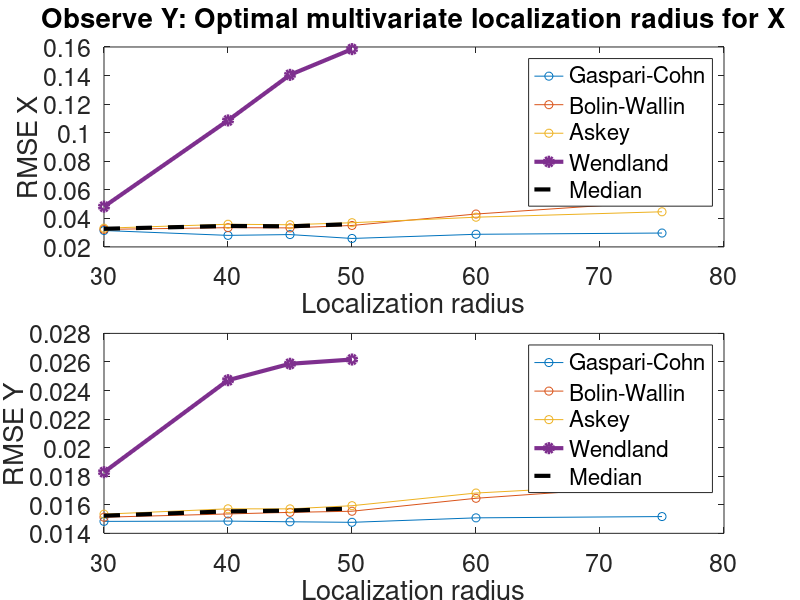
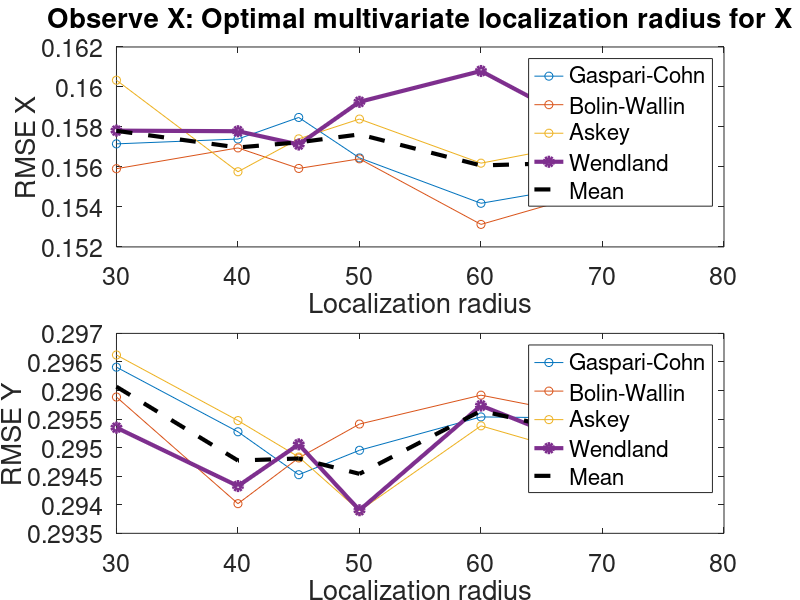
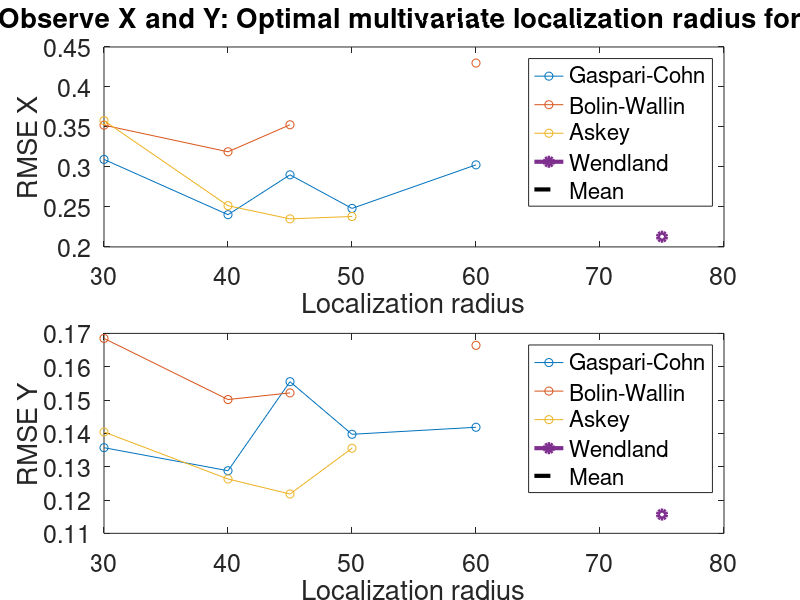

Source code (MATLAB) for these figures, in order:
%% Makes plots of RMSE vs. different multivariate localization radii
% Load output produced from script optimal_multivariate_localization_radii_save_output
%
% Author: Zofia Stanley

%% Load output produced from script optimal_multivariate_localization_radii_save_output
load('Data/optimal_multivariate_localization_radii.mat')

%% 1. Plot All Y, No X

RMSE_X_YnoX_MVMedian = median([RMSE_X_YnoX_MVGC; RMSE_X_YnoX_MVBW; RMSE_X_YnoX_MVA; RMSE_X_YnoX_MVW]); 
RMSE_Y_YnoX_MVMedian = median([RMSE_Y_YnoX_MVGC; RMSE_Y_YnoX_MVBW; RMSE_Y_YnoX_MVA; RMSE_Y_YnoX_MVW]); 

figure
subplot(2,1,1)
plot( loc_rad, RMSE_X_YnoX_MVGC, '-o', loc_rad, RMSE_X_YnoX_MVBW, '-o', ...
      loc_rad, RMSE_X_YnoX_MVA, '-o', loc_rad, RMSE_X_YnoX_MVW, '-o', 'LineWidth', 3)
hold on
plot(loc_rad, RMSE_X_YnoX_MVMedian, 'k--', 'LineWidth', 3)
hold off
ylabel('RMSE X')
xlabel('Localization radius')
title('Observe Y: Optimal multivariate localization radius for X')
legend('Gaspari-Cohn', 'Bolin-Wallin', 'Askey', 'Wendland', 'Median')
set(gca, 'FontSize', 18)

subplot(2,1,2)
plot( loc_rad, RMSE_Y_YnoX_MVGC, '-o', loc_rad, RMSE_Y_YnoX_MVBW, '-o', ...
      loc_rad, RMSE_Y_YnoX_MVA,'-o', loc_rad, RMSE_Y_YnoX_MVW, '-o', 'LineWidth', 3)
hold on
plot(loc_rad, RMSE_Y_YnoX_MVMedian, 'k--', 'LineWidth', 3)
hold off
ylabel('RMSE Y')
xlabel('Localization radius')
legend('Gaspari-Cohn', 'Bolin-Wallin', 'Askey', 'Wendland', 'Median')
set(gca, 'FontSize', 18)
set(gcf, 'Position',  [100, 100, 800, 800])

saveas(gcf, 'Plots/optimal_mv_loc_rad_YnoX.png')

%% 2. Plot All X, No Y

RMSE_X_XnoY_MVMean = mean([RMSE_X_XnoY_MVGC; RMSE_X_XnoY_MVBW; RMSE_X_XnoY_MVA; RMSE_X_XnoY_MVW]); 
RMSE_Y_XnoY_MVMean = mean([RMSE_Y_XnoY_MVGC; RMSE_Y_XnoY_MVBW; RMSE_Y_XnoY_MVA; RMSE_Y_XnoY_MVW]); 

figure
subplot(2,1,1)
plot( loc_rad, RMSE_X_XnoY_MVGC, '-o', loc_rad, RMSE_X_XnoY_MVBW, '-o', ...
      loc_rad, RMSE_X_XnoY_MVA, '-o', loc_rad, RMSE_X_XnoY_MVW, '-o', 'LineWidth', 3)
hold on
plot(loc_rad, RMSE_X_XnoY_MVMean, 'k--', 'LineWidth', 3)
hold off
ylabel('RMSE X')
xlabel('Localization radius')
title('Observe X: Optimal multivariate localization radius for X')
legend('Gaspari-Cohn', 'Bolin-Wallin', 'Askey', 'Wendland', 'Mean')
set(gca, 'FontSize', 18)

subplot(2,1,2)
plot( loc_rad, RMSE_Y_XnoY_MVGC, '-o', loc_rad, RMSE_Y_XnoY_MVBW, '-o', ...
      loc_rad, RMSE_Y_XnoY_MVA,'-o', loc_rad, RMSE_Y_XnoY_MVW, '-o', 'LineWidth', 3)
hold on
plot(loc_rad, RMSE_Y_XnoY_MVMean, 'k--', 'LineWidth', 3)
hold off
ylabel('RMSE Y')
xlabel('Localization radius')
legend('Gaspari-Cohn', 'Bolin-Wallin', 'Askey', 'Wendland', 'Mean')
set(gca, 'FontSize', 18)
set(gcf, 'Position',  [100, 100, 800, 800])

saveas(gcf, 'Plots/optimal_mv_loc_rad_XnoY.png')

%% 3. Plot Both X and Y

RMSE_X_BothXY_MVMean = mean([RMSE_X_BothXY_MVGC; RMSE_X_BothXY_MVBW; RMSE_X_BothXY_MVA; RMSE_X_BothXY_MVW]); 
RMSE_Y_BothXY_MVMean = mean([RMSE_Y_BothXY_MVGC; RMSE_Y_BothXY_MVBW; RMSE_Y_BothXY_MVA; RMSE_Y_BothXY_MVW]); 

figure
subplot(2,1,1)
plot( loc_rad, RMSE_X_BothXY_MVGC, '-o', loc_rad, RMSE_X_BothXY_MVBW, '-o', ...
      loc_rad, RMSE_X_BothXY_MVA, '-o', loc_rad, RMSE_X_BothXY_MVW, '-o', 'LineWidth', 3)
hold on
plot(loc_rad, RMSE_X_BothXY_MVMean, 'k--', 'LineWidth', 3)
hold off
ylabel('RMSE X')
xlabel('Localization radius')
title('Observe X and Y: Optimal multivariate localization radius for X')
legend('Gaspari-Cohn', 'Bolin-Wallin', 'Askey', 'Wendland', 'Mean')
set(gca, 'FontSize', 18)

subplot(2,1,2)
plot( loc_rad, RMSE_Y_BothXY_MVGC, '-o', loc_rad, RMSE_Y_BothXY_MVBW, '-o', ...
      loc_rad, RMSE_Y_BothXY_MVA,'-o', loc_rad, RMSE_Y_BothXY_MVW, '-o', 'LineWidth', 3)
hold on
plot(loc_rad, RMSE_Y_BothXY_MVMean, 'k--', 'LineWidth', 3)
hold off
ylabel('RMSE Y')
xlabel('Localization radius')
legend('Gaspari-Cohn', 'Bolin-Wallin', 'Askey', 'Wendland', 'Mean')
set(gca, 'FontSize', 18)
set(gcf, 'Position',  [100, 100, 800, 800])

saveas(gcf, 'Plots/optimal_mv_loc_rad_BothXY.png')




